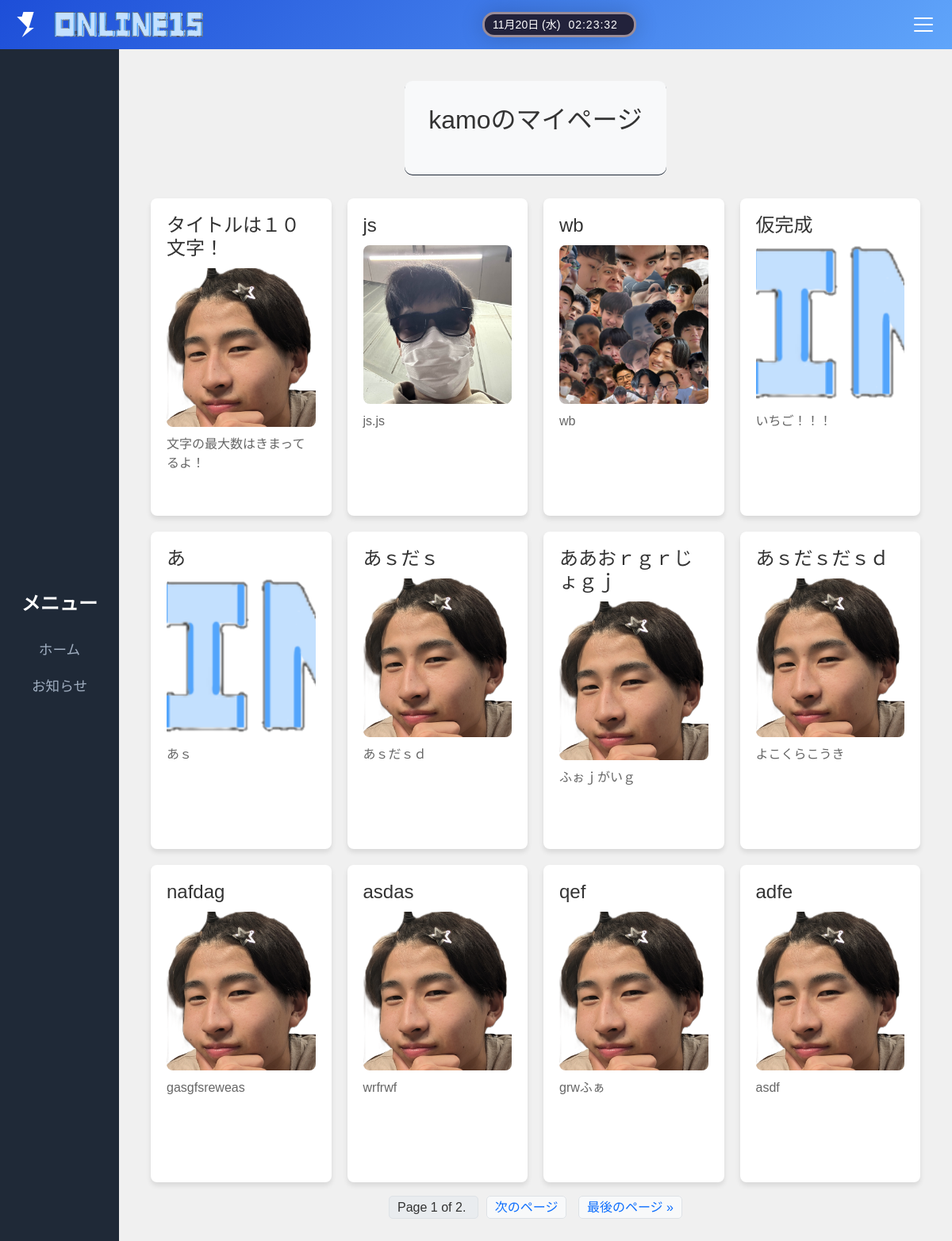
/online_15/profile/ (signed in), run on the app's committed database.
### Online_15/models.py (models this page shows)
class CustomUser(AbstractUser):
    email = models.EmailField(unique=True)

class Post(models.Model):
    user = models.ForeignKey(CustomUser, on_delete=models.CASCADE)  # ユーザー
    title = models.CharField(max_length=255)  # タイトル
    content = models.TextField()  # 本文
    Image = models.ImageField(upload_to='images/', blank=True, null=True)  # 画像
    posted_at = models.DateTimeField(auto_now_add=True)  # 投稿日時
    likes = models.IntegerField(default=0)  # いいね数
    share_link = models.URLField(blank=True, null=True)  # シェアリンク
    comment_count = models.IntegerField(default=0)  # コメント数

### Online_15/views.py (the view)
# urls.py: path('profile/', ProfileView.as_view(), name='profile'),
class ProfileView(LoginRequiredMixin, TemplateView):
    template_name = 'registration/profile.html'
    def get_context_data(self, **kwargs):
        context = super().get_context_data(**kwargs)
        user_posts = Post.objects.filter(user=self.request.user)
        paginator = Paginator(user_posts, 12)
        page_number = self.request.GET.get('page')
        page_obj = paginator.get_page(page_number)
        context['page_obj'] = page_obj
        return context

### Online_15/templates/registration/profile.html (shortened to what this page needs)
{% extends 'Online_15/base.html' %}
{% load static %}
{% block content %}
<div class="content">
    <div class="profile-header text-center">
        <h2>{{ request.user.username }}のマイページ</h2>
    </div>
    <div class="posts">
        {% for post in page_obj %}
            <div class="post">
                <a href="{% url 'post_detail' post.id %}" class="post-link">
                    <h3>{{ post.title|slice:":10" }}</h3>
                    {% if post.Image %}
                        <img src="{{ post.Image.url }}" alt="{{ post.title }}">
                    {% else %}
                        <img src="{% static 'default_image.jpg' %}" alt="デフォルト画像">
                    {% endif %}
                    <p>{{ post.content|slice:":30" }}</p>
                </a>
            </div>
        {% endfor %}
    </div>
    <div class="pagination text-center">
        <span class="step-links">
            <span class="current">
                Page {{ page_obj.number }} of {{ page_obj.paginator.num_pages }}.
            </span>
            {% if page_obj.has_next %}
                <a href="?page={{ page_obj.next_page_number }}">次のページ</a>
                <a href="?page={{ page_obj.paginator.num_pages }}">最後のページ &raquo;</a>
            {% endif %}
        </span>
    </div>
</div>
{% endblock %}

### static/css/style.css (style rules this page uses)
body { display: grid; grid-template-columns: 150px 1fr; grid-template-rows: auto 1fr; height: 100vh; margin: 0; font-family: 'Arial', sans-serif; background-color: #f8f9fa; overflow: hidden; }
.content { display: flex; flex-direction: column; justify-content: flex-start; align-items: flex-start; padding: 40px; background-color: #f0f0f0; color: #333; overflow: auto; }
.content h2 { font-size: 2rem; margin-bottom: 20px; color: #333; }
.content p { font-size: 1.2rem; }
.posts { display: grid; grid-template-columns: repeat(4, 1fr); gap: 20px; width: 100%; }
.post { background-color: #ffffff; padding: 20px; border-radius: 8px; box-shadow: 0 4px 6px rgba(0, 0, 0, 0.1); width: 100%; max-width: 300px; height: 400px; display: flex; flex-direction: column; justify-content: space-between; }
.post h3 { font-size: 1.5rem; margin-bottom: 10px; }
.post p { font-size: 1rem; color: #666; }
.post img { width: 100%; height: 200px; border-radius: 8px; margin-bottom: 10px; object-fit: cover; }
.post-link { color: inherit; text-decoration: none; }
body { font-family: 'KanjukuGothic', sans-serif; }

### Online_15/templates/registration/profile.html (style rules this page uses)
.content { display: flex; flex-direction: column; align-items: center; }
.profile-header { background-color: #f8f9fa; padding: 30px; border-radius: 10px; margin-bottom: 30px; text-align: center; box-shadow: #1f2937 0 1px; }
.post-link { color: inherit; text-decoration: none; }
.pagination { display: flex; justify-content: center; margin-top: 20px; }
.step-links a { margin: 0 5px; text-decoration: none; padding: 5px 10px; border: 1px solid #dee2e6; border-radius: 5px; background-color: #f8f9fa; }
.step-links .current { margin: 0 5px; padding: 5px 10px; border: 1px solid #dee2e6; border-radius: 5px; background-color: #e9ecef; }

### data on the page
CustomUser: user.username "kamo"
Post: title "タイトルは１０文字！", content "文字の最大数はきまってるよ！"
Post: title "js", Image (picture), content "js.js"
Post: title "wb", Image (picture), content "wb"
Post: title "仮完成", Image (picture), content "いちご！！！"
Post: title "あ", Image (picture), content "あｓ"
Post: title "あｓだｓ", content "あｓだｓｄ"
Post: title "ああおｒｇｒじょｇｊ", content "ふぉｊがいｇ"
Post: title "あｓだｓだｓｄ", content "よこくらこうき"
Post: title "nafdag", content "gasgfsreweas"
Post: title "asdas", content "wrfrwf"
Post: title "qef", content "grwふぁ"
Post: title "adfe", content "asdf"

### other printed values
{{ page_obj.number }} "1"
{{ page_obj.paginator.num_pages }} "2"
